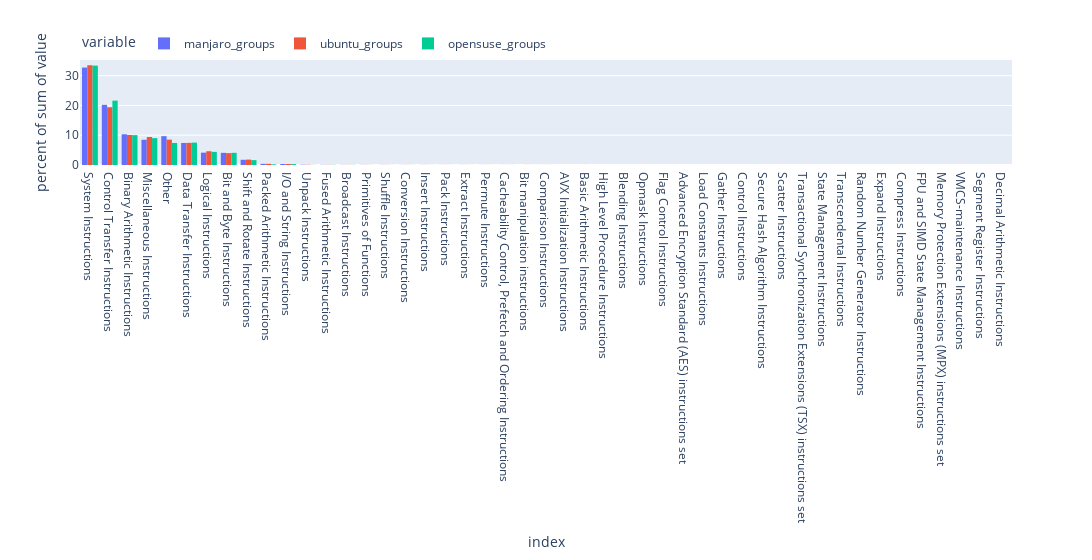

Notebook code for this chart:
### Markdown cell above
### Build a histogram of the total instruction group usage

### Code cell
total_groups_histogram(width=2000)

### Figure 1 — Plotly figure (JSON) as saved in the notebook; plotly's stock layout.template omitted (floating-point values rounded to 4 significant figures)
{"data": [{"alignmentgroup": "True", "bingroup": "x", "histfunc": "sum", "histnorm": "percent", "hovertemplate": "variable=manjaro_groups<br>index=%{x}<br>percent of sum of value=%{y}<extra></extra>", "legendgroup": "manjaro_groups", "marker": {"color": "#636efa", "pattern": {"shape": ""}}, "name": "manjaro_groups", "offsetgroup": "manjaro_groups", "orientation": "v", "showlegend": true, "type": "histogram", "x": ["System Instructions", "Control Transfer Instructions", "Binary Arithmetic Instructions", "Miscellaneous Instructions", "Other", "Data Transfer Instructions", "Logical Instructions", "Bit and Byte Instructions", "Shift and Rotate Instructions", "Packed Arithmetic Instructions", "I/O and String Instructions", "Unpack Instructions", "Fused Arithmetic Instructions", "Broadcast Instructions", "Primitives of Functions", "Shuffle Instructions", "Conversion Instructions", "Insert Instructions", "Pack Instructions", "Extract Instructions", "Permute Instructions", "Cacheability Control, Prefetch and Ordering Instructions", "Bit manipulation instructions", "Comparison Instructions", "AVX Initialization Instructions", "Basic Arithmetic Instructions", "High Level Procedure Instructions", "Blending Instructions", "Opmask Instructions", "Flag Control Instructions", "Advanced Encryption Standard (AES) instructions set", "Load Constants Instructions", "Gather Instructions", "Control Instructions", "Secure Hash Algorithm Instructions", "Scatter Instructions", "Transactional Synchronization Extensions (TSX) instructions set", "State Management Instructions", "Transcendental Instructions", "Random Number Generator Instructions", "Expand Instructions", "Compress Instructions", "FPU and SIMD State Management Instructions", "Memory Protection Extensions (MPX) instructions set", "VMCS-maintenance Instructions", "Segment Register Instructions", "Decimal Arithmetic Instructions"], "xaxis": "x", "y": [81352037, 50216401, 25626677, 21076495, 24078434, 18422029, 10311430, 10170233, 4347367, 969109, 832925, 232001, 132263, 118837, 115595, 96131, 66237, 77246, 63326, 54702, 48741, 38535, 26991, 33068, 28161, 21318, 15518, 12761, 9664, 3677, 4169, 2916, 3067, 2332, 1465, 1003, 189, 192, 82, 22, 48, 32, 9, 8, 4, 3, 1], "yaxis": "y"}, {"alignmentgroup": "True", "bingroup": "x", "histfunc": "sum", "histnorm": "percent", "hovertemplate": "variable=ubuntu_groups<br>index=%{x}<br>percent of sum of value=%{y}<extra></extra>", "legendgroup": "ubuntu_groups", "marker": {"color": "#EF553B", "pattern": {"shape": ""}}, "name": "ubuntu_groups", "offsetgroup": "ubuntu_groups", "orientation": "v", "showlegend": true, "type": "histogram", "x": ["System Instructions", "Control Transfer Instructions", "Binary Arithmetic Instructions", "Miscellaneous Instructions", "Other", "Data Transfer Instructions", "Logical Instructions", "Bit and Byte Instructions", "Shift and Rotate Instructions", "Packed Arithmetic Instructions", "I/O and String Instructions", "Unpack Instructions", "Fused Arithmetic Instructions", "Broadcast Instructions", "Primitives of Functions", "Shuffle Instructions", "Conversion Instructions", "Insert Instructions", "Pack Instructions", "Extract Instructions", "Permute Instructions", "Cacheability Control, Prefetch and Ordering Instructions", "Bit manipulation instructions", "Comparison Instructions", "AVX Initialization Instructions", "Basic Arithmetic Instructions", "High Level Procedure Instructions", "Blending Instructions", "Opmask Instructions", "Flag Control Instructions", "Advanced Encryption Standard (AES) instructions set", "Load Constants Instructions", "Gather Instructions", "Control Instructions", "Secure Hash Algorithm Instructions", "Scatter Instructions", "Transactional Synchronization Extensions (TSX) instructions set", "State Management Instructions", "Transcendental Instructions", "Random Number Generator Instructions", "Expand Instructions", "Compress Instructions", "FPU and SIMD State Management Instructions", "Memory Protection Extensions (MPX) instructions set", "VMCS-maintenance Instructions", "Segment Register Instructions", "Decimal Arithmetic Instructions"], "xaxis": "x", "y": [65463853, 37888599, 19684053, 18377036, 16657752, 14535073, 9027764, 7792478, 3565129, 773271, 656638, 182892, 123236, 90783, 86409, 75562, 70256, 59791, 46189, 36298, 38072, 33396, 40120, 31381, 21649, 24182, 16589, 5536, 8264, 3646, 2710, 4068, 1921, 3114, 913, 892, 195, 72, 171, 64, 0, 28, 12, 5, 4, 3, 0], "yaxis": "y"}, {"alignmentgroup": "True", "bingroup": "x", "histfunc": "sum", "histnorm": "percent", "hovertemplate": "variable=opensuse_groups<br>index=%{x}<br>percent of sum of value=%{y}<extra></extra>", "legendgroup": "opensuse_groups", "marker": {"color": "#00cc96", "pattern": {"shape": ""}}, "name": "opensuse_groups", "offsetgroup": "opensuse_groups", "orientation": "v", "showlegend": true, "type": "histogram", "x": ["System Instructions", "Control Transfer Instructions", "Binary Arithmetic Instructions", "Miscellaneous Instructions", "Other", "Data Transfer Instructions", "Logical Instructions", "Bit and Byte Instructions", "Shift and Rotate Instructions", "Packed Arithmetic Instructions", "I/O and String Instructions", "Unpack Instructions", "Fused Arithmetic Instructions", "Broadcast Instructions", "Primitives of Functions", "Shuffle Instructions", "Conversion Instructions", "Insert Instructions", "Pack Instructions", "Extract Instructions", "Permute Instructions", "Cacheability Control, Prefetch and Ordering Instructions", "Bit manipulation instructions", "Comparison Instructions", "AVX Initialization Instructions", "Basic Arithmetic Instructions", "High Level Procedure Instructions", "Blending Instructions", "Opmask Instructions", "Flag Control Instructions", "Advanced Encryption Standard (AES) instructions set", "Load Constants Instructions", "Gather Instructions", "Control Instructions", "Secure Hash Algorithm Instructions", "Scatter Instructions", "Transactional Synchronization Extensions (TSX) instructions set", "State Management Instructions", "Transcendental Instructions", "Random Number Generator Instructions", "Expand Instructions", "Compress Instructions", "FPU and SIMD State Management Instructions", "Memory Protection Extensions (MPX) instructions set", "VMCS-maintenance Instructions", "Segment Register Instructions", "Decimal Arithmetic Instructions"], "xaxis": "x", "y": [70140474, 45443148, 21081824, 18968858, 15565456, 15813376, 9266962, 8610545, 3442294, 469744, 633499, 86774, 125007, 108224, 43581, 41681, 55789, 33938, 25306, 29104, 29290, 41065, 31473, 26267, 22545, 13712, 7637, 11474, 8153, 6568, 5520, 1857, 3278, 2136, 1905, 1028, 130, 72, 46, 30, 48, 24, 7, 8, 6, 4, 2], "yaxis": "y"}], "layout": {"barmode": "group", "legend": {"orientation": "h", "title": {"text": "variable"}, "tracegroupgap": 0, "x": 0, "xanchor": "left", "y": 1.02, "yanchor": "bottom"}, "margin": {"t": 60}, "width": 2000, "xaxis": {"anchor": "y", "domain": [0, 1], "title": {"text": "index"}}, "yaxis": {"anchor": "x", "domain": [0, 1], "title": {"text": "percent of sum of value"}}}}
